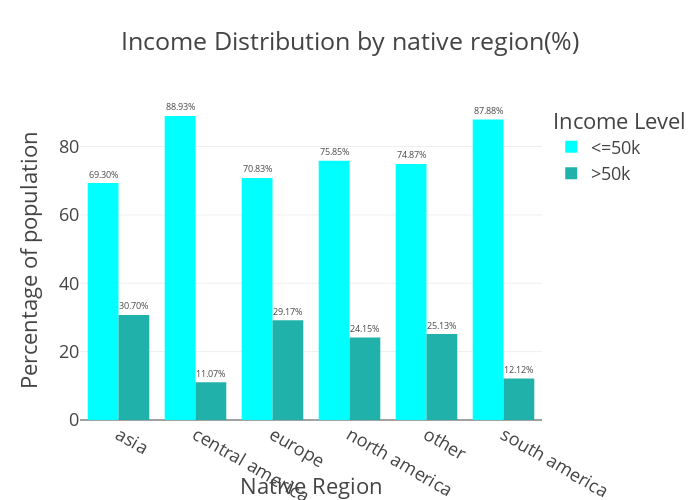

Source (notebook cell):
### Code cell
fig=px.bar(adult_df_income_native_region,
           x='native_region',
           y='percentage',
           color='income',
           title='Income Distribution by native region(%)',
           color_discrete_sequence=["cyan","LightSeaGreen"],
           barmode='group',
           text='percentage',
           width=700,
           height=500
           
              
)
fig.update_layout(template="presentation",
                 xaxis_title='Native Region',
                  yaxis_title='Percentage of population',
                  legend_title=dict(text='Income Level'),
                 paper_bgcolor="rgba(0,0,0,0)",plot_bgcolor=("rgba(0,0,0,0)"))
fig.update_traces(texttemplate='%{text:.2f}%',textposition='outside') 
fig.show()
fig.write_image(os.path.join(results_dir,'income_distribution_NativeRegion_bar_chart.jpg'))
fig.write_image(os.path.join(results_dir,'income_distribution_NativeRegion_bar_chart.png'))
fig.write_html(os.path.join(results_dir,'income_distribution_NativeRegion_bar_chart.html'))

### Figure 1 — Plotly figure (JSON) as saved in the notebook; plotly's stock layout.template omitted (floating-point values rounded to 4 significant figures)
{"data": [{"alignmentgroup": "True", "hovertemplate": "income=<=50k<br>native_region=%{x}<br>percentage=%{text}<extra></extra>", "legendgroup": "<=50k", "marker": {"color": "cyan", "pattern": {"shape": ""}}, "name": "<=50k", "offsetgroup": "<=50k", "orientation": "v", "showlegend": true, "text": [69.3, 88.93, 70.83, 75.85, 74.87, 87.88], "textposition": "outside", "texttemplate": "%{text:.2f}%", "type": "bar", "x": ["asia", "central america", "europe", "north america", "other", "south america"], "xaxis": "x", "y": [69.3, 88.93, 70.83, 75.85, 74.87, 87.88], "yaxis": "y"}, {"alignmentgroup": "True", "hovertemplate": "income=>50k<br>native_region=%{x}<br>percentage=%{text}<extra></extra>", "legendgroup": ">50k", "marker": {"color": "LightSeaGreen", "pattern": {"shape": ""}}, "name": ">50k", "offsetgroup": ">50k", "orientation": "v", "showlegend": true, "text": [30.7, 11.07, 29.17, 24.15, 25.13, 12.12], "textposition": "outside", "texttemplate": "%{text:.2f}%", "type": "bar", "x": ["asia", "central america", "europe", "north america", "other", "south america"], "xaxis": "x", "y": [30.7, 11.07, 29.17, 24.15, 25.13, 12.12], "yaxis": "y"}], "layout": {"barmode": "group", "height": 500, "legend": {"title": {"text": "Income Level"}, "tracegroupgap": 0}, "paper_bgcolor": "rgba(0, 0, 0, 0)", "plot_bgcolor": "rgba(0, 0, 0, 0)", "title": {"text": "Income Distribution by native region(%)"}, "width": 700, "xaxis": {"anchor": "y", "autorange": true, "domain": [0, 1], "range": [-0.5, 5.5], "title": {"text": "Native Region"}, "type": "category"}, "yaxis": {"anchor": "x", "autorange": true, "domain": [0, 1], "range": [0, 93.61], "title": {"text": "Percentage of population"}, "type": "linear"}}}
